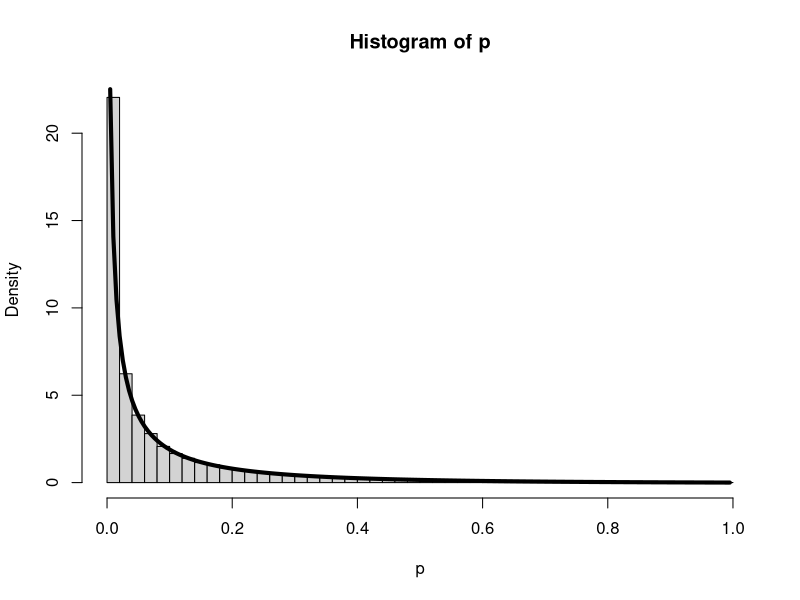

Write the R code that produced this figure.
# R script to reproduce histograms in Halsey LG, 
# Curran-Everett D, Vowler SL, Drummond GB.
# The fickle P value generates irreproducible results.
# Nat Methods. 2015; 12(3):179-185

rnd.t <- function(n, nc, df) { # random P-values
    1-pt(qt(runif(n), ncp=nc, df=df), df=df)
}

fx <- function(x, nc, df) { # P-value PDF
  y <- qt(x, df=df, lower.tail=FALSE)
  (dt(y, df=df, ncp=nc) / dt(y, df=df))
}

Fx <- function(p, nc, df) {
    1-pt(qt(1-p, df=df), ncp=nc, df=df)
}

# Reproduce Figure 4, second histogram
# from Halsey et al 
N1 = N2 = 30 # set sample sizes for two sample t-test
N = 1/(1/N1 + 1/N2) # sample size part of noncentrality
Df = N1 + N2 - 2 # degrees of freedom
Effect = 0.5 # mean difference (effect size assuming variance=1) 
Nonc = Effect * sqrt(N) # noncentrality parameter
x = seq(0, 1, length.out=200)
y = fx(x, Nonc, Df)
p = rnd.t(5e4, Nonc, Df) # Generate P-values directly
hist(p, freq=FALSE, 50) # P-value histogram
lines(x, y, lwd=4) # Plot theoretical P-value density on top of the histogram
pow.emp <- ecdf(p)(0.05/2) # Empirical power from the generated P-values
pow.CDF <- Fx(0.05/2, Nonc, Df) # 
cat("Empirical power from the generated P-values:", pow.emp, "\n")
cat("Power from P-value CDF:", pow.CDF, "\n")
